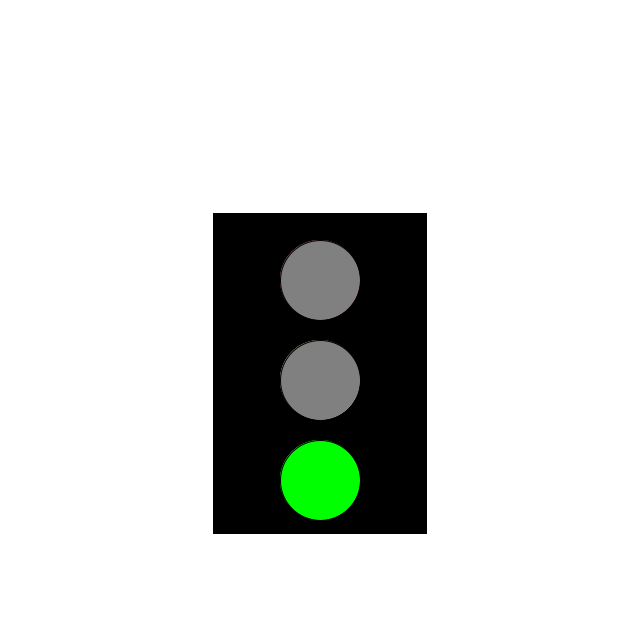
Frame 1 (no input)
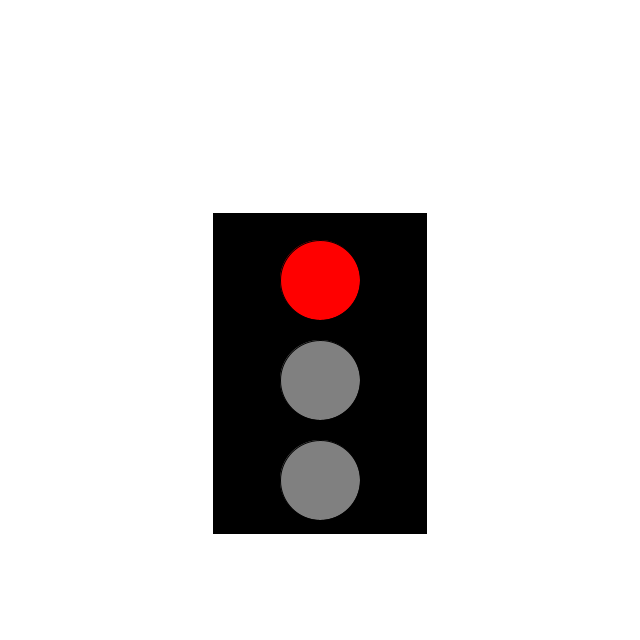
Frame 60 (the mouse pressed at the canvas centre just before this capture)
Frame 120 (the mouse held since frame 60 and released just before this capture): identical to frame 60, image omitted

The Processing sketch that drew these frames (run headless with seeded random() and noise(); from frame 60 on, the mouse is pressed at the canvas centre):

// Processing sketch: task_three
// ── task_three.pde
color red = color(255,0,0);
color green = color(0,255,0);
color yellow = color(255,255,0);
color black = color(0,0,0);
color gray = color(128,128,128);
boolean redLight = true;

void setup() {
  size(640,640);
  background(255);
  frameRate(25);
}

void draw() {
  fill(black);
  rect(width/3, height/3, width/3 , height/2);
  
  fill(red);
  circle(width/2, height/2-40, 80);
  
  fill(gray);
  circle(width/2, height/2+60, 80);
  
  fill(gray);
  circle(width/2, height/2+160, 80);
  
  
  if(redLight == true){
    
      fill(gray);
      circle(width/2, height/2-40, 80);
      
      fill(red);
      circle(width/2, height/2-40, 80);

      fill(yellow);
      circle(width/2, height/2+60, 80);
      
 
      fill(gray);
      circle(width/2, height/2+160, 80);
      delay(500);
      
      fill(gray);
      circle(width/2, height/2-40, 80);
  
      fill(gray);
      circle(width/2, height/2+60, 80);
  
      fill(green);
      circle(width/2, height/2+160, 80);
      redLight = false;
  }
/*
  else if(redLight == false){
    
      fill(gray);
      circle(width/2, height/2-40, 80);

      fill(yellow);
      circle(width/2, height/2+60, 80);
      
      fill(gray);
      circle(width/2, height/2+160, 80);
      delay(500);
      
      fill(gray);
      circle(width/2, height/2-40, 80);
  
      fill(gray);
      circle(width/2, height/2+60, 80);
  
      fill(green);
      circle(width/2, height/2+160, 80);
      redLight = true;
    
  }
*/
}
